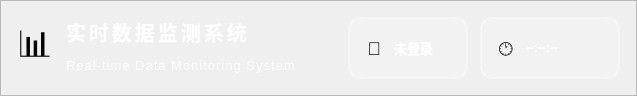
        <widget class="QFrame" name="headerFrame">
         <property name="minimumSize">
          <size>
           <width>0</width>
           <height>0</height>
          </size>
         </property>
         <property name="maximumSize">
          <size>
           <width>16777215</width>
           <height>0</height>
          </size>
         </property>
         <property name="styleSheet">
          <string notr="true">
QFrame#headerFrame {
    background: qlineargradient(x1:0, y1:0, x2:1, y2:0, 
        stop:0 #1e3a8a, 
        stop:0.2 #2563eb,
        stop:0.5 #3b82f6, 
        stop:0.8 #60a5fa, 
        stop:1 #38bdf8);
    border-radius: 16px;
    border: 3px solid rgba(255,255,255,0.3);
    box-shadow: 0 4px 6px rgba(0, 0, 0, 0.1);
}
          </string>
         </property>
         <property name="frameShape">
          <enum>QFrame::StyledPanel</enum>
         </property>
         <layout class="QHBoxLayout" name="headerLayout">
          <property name="spacing">
           <number>12</number>
          </property>
          <property name="leftMargin">
           <number>16</number>
          </property>
          <property name="topMargin">
           <number>16</number>
          </property>
          <property name="rightMargin">
           <number>16</number>
          </property>
          <property name="bottomMargin">
           <number>16</number>
          </property>
          <item>
           <widget class="QLabel" name="headerIcon">
            <property name="styleSheet">
             <string notr="true">font-size: 36px; background: transparent;</string>
            </property>
            <property name="text">
             <string>📊</string>
            </property>
           </widget>
          </item>
          <item>
           <layout class="QVBoxLayout" name="titleVLayout">
            <property name="spacing">
             <number>4</number>
            </property>
            <item>
             <widget class="QLabel" name="titleLabel">
              <property name="styleSheet">
               <string notr="true">font-size: 20px; font-weight: bold; color: white; letter-spacing: 3px; background: transparent; text-shadow: 2px 2px 4px rgba(0,0,0,0.3);</string>
              </property>
              <property name="text">
               <string>实时数据监测系统</string>
              </property>
             </widget>
            </item>
            <item>
             <widget class="QLabel" name="subtitleLabel">
              <property name="styleSheet">
               <string notr="true">font-size: 13px; color: rgba(255,255,255,0.85); background: transparent; letter-spacing: 1px;</string>
              </property>
              <property name="text">
               <string>Real-time Data Monitoring System</string>
              </property>
             </widget>
            </item>
           </layout>
          </item>
          <item>
           <spacer name="headerSpacer">
            <property name="orientation">
             <enum>Qt::Horizontal</enum>
            </property>
            <property name="sizeHint" stdset="0">
             <size>
              <width>40</width>
              <height>20</height>
             </size>
            </property>
           </spacer>
          </item>
          <item>
           <widget class="QFrame" name="currentUserFrame">
            <property name="minimumSize">
             <size>
              <width>120</width>
              <height>50</height>
             </size>
            </property>
            <property name="styleSheet">
             <string notr="true">
QFrame#currentUserFrame {
    background: rgba(255,255,255,0.2);
    border-radius: 12px;
    border: 2px solid rgba(255,255,255,0.3);
}
             </string>
            </property>
            <layout class="QHBoxLayout" name="currentUserInnerLayout">
             <property name="spacing">
              <number>8</number>
             </property>
             <property name="leftMargin">
              <number>12</number>
             </property>
             <property name="topMargin">
              <number>6</number>
             </property>
             <property name="rightMargin">
              <number>12</number>
             </property>
             <property name="bottomMargin">
              <number>6</number>
             </property>
             <item>
              <widget class="QLabel" name="userIcon">
               <property name="minimumSize">
                <size>
                 <width>24</width>
                 <height>24</height>
                </size>
               </property>
               <property name="maximumSize">
                <size>
                 <width>24</width>
                 <height>24</height>
                </size>
               </property>
               <property name="styleSheet">
                <string notr="true">font-size: 18px; background: transparent;</string>
               </property>
               <property name="text">
                <string>👤</string>
               </property>
               <property name="alignment">
                <set>Qt::AlignCenter</set>
               </property>
              </widget>
             </item>
             <item>
              <widget class="QLabel" name="currentUserLabel">
               <property name="minimumSize">
                <size>
                 <width>60</width>
                 <height>0</height>
                </size>
               </property>
               <property name="styleSheet">
                <string notr="true">font-size: 13px; color: white; font-weight: 600; background: transparent;</string>
               </property>
               <property name="text">
                <string>未登录</string>
               </property>
              </widget>
             </item>
            </layout>
           </widget>
          </item>
          <item>
           <widget class="QFrame" name="timestampFrame">
            <property name="minimumSize">
             <size>
              <width>140</width>
              <height>50</height>
             </size>
            </property>
            <property name="styleSheet">
             <string notr="true">
QFrame#timestampFrame {
    background: rgba(255,255,255,0.2);
    border-radius: 12px;
    border: 2px solid rgba(255,255,255,0.3);
}
             </string>
            </property>
            <layout class="QHBoxLayout" name="timestampInnerLayout">
             <property name="spacing">
              <number>8</number>
             </property>
             <property name="leftMargin">
              <number>12</number>
             </property>
             <property name="topMargin">
              <number>6</number>
             </property>
             <property name="rightMargin">
              <number>12</number>
             </property>
             <property name="bottomMargin">
              <number>6</number>
             </property>
             <item>
              <widget class="QLabel" name="clockIcon">
               <property name="minimumSize">
                <size>
                 <width>24</width>
                 <height>24</height>
                </size>
               </property>
               <property name="maximumSize">
                <size>
                 <width>24</width>
                 <height>24</height>
                </size>
               </property>
               <property name="styleSheet">
                <string notr="true">font-size: 18px; background: transparent;</string>
               </property>
               <property name="text">
                <string>🕐</string>
               </property>
               <property name="alignment">
                <set>Qt::AlignCenter</set>
               </property>
              </widget>
             </item>
             <item>
              <widget class="QLabel" name="timestampLabel">
               <property name="minimumSize">
                <size>
                 <width>80</width>
                 <height>0</height>
                </size>
               </property>
               <property name="styleSheet">
                <string notr="true">font-size: 12px; color: white; font-weight: 600; font-family: 'Consolas', monospace; background: transparent;</string>
               </property>
               <property name="text">
                <string>--:--:--</string>
               </property>
              </widget>
             </item>
            </layout>
           </widget>
          </item>
         </layout>
        </widget>
